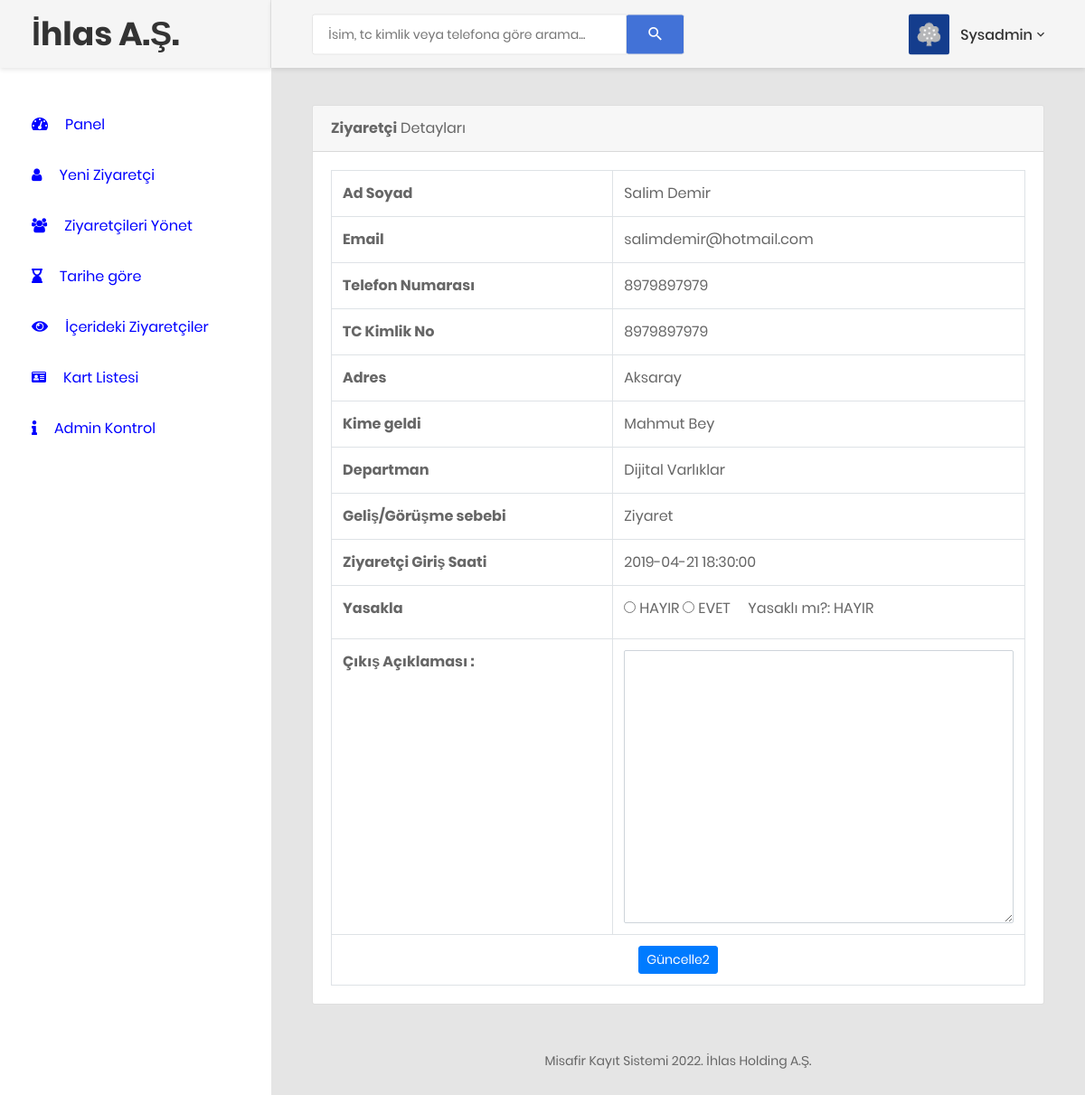
Page /visitor-detail.php?editid=3 (signed in) on the committed database.
### tables this page shows
CREATE TABLE `tblvisitor` (
  `ID` int(5) NOT NULL,
  `FullName` varchar(120) DEFAULT NULL,
  `Kart` char(4) DEFAULT NULL,
  `Email` varchar(120) DEFAULT NULL,
  `MobileNumber` bigint(11) DEFAULT NULL,
  `TcKimlik` char(11) NOT NULL,
  `Address` varchar(250) DEFAULT NULL,
  `WhomtoMeet` varchar(120) DEFAULT NULL,
  `Deptartment` varchar(120) DEFAULT NULL,
  `ReasontoMeet` varchar(120) DEFAULT NULL,
  `EnterDate` timestamp NULL DEFAULT current_timestamp(),
  `remark` varchar(255) DEFAULT NULL,
  `outtime` timestamp NULL DEFAULT NULL ON UPDATE current_timestamp(),
  `Ban` char(6) DEFAULT NULL
);

### visitor-detail.php (the view, shortened to what this page needs)
<?php
include('includes/dbconnection.php');
if (strlen($_SESSION['cvmsaid']==0)) {
  header('location:logout.php');
  } else{
?>
<!DOCTYPE html>
<html lang="tr">
<head>
    <link href="css/font-face.css" rel="stylesheet" media="all">
    <link href="vendor/font-awesome-5/css/fontawesome-all.min.css" rel="stylesheet" media="all">
    <link href="vendor/font-awesome-4.7/css/font-awesome.min.css" rel="stylesheet" media="all">
    <link href="vendor/mdi-font/css/material-design-iconic-font.min.css" rel="stylesheet" media="all">
    <link href="vendor/bootstrap-4.1/bootstrap.min.css" rel="stylesheet" media="all">
    <link href="vendor/animsition/animsition.min.css" rel="stylesheet" media="all">
    <link href="vendor/bootstrap-progressbar/bootstrap-progressbar-3.3.4.min.css" rel="stylesheet" media="all">
    <link href="vendor/wow/animate.css" rel="stylesheet" media="all">
    <link href="vendor/css-hamburgers/hamburgers.min.css" rel="stylesheet" media="all">
    <link href="vendor/slick/slick.css" rel="stylesheet" media="all">
    <link href="vendor/select2/select2.min.css" rel="stylesheet" media="all">
    <link href="vendor/perfect-scrollbar/perfect-scrollbar.css" rel="stylesheet" media="all">
    <link href="css/theme.css" rel="stylesheet" media="all">
</head>
<body class="animsition">
    <div class="page-wrapper">
        <?php include_once('includes/sidebar.php');?>
        <div class="page-container">
            <?php include_once('includes/header.php');?>
            <div class="main-content">
                <div class="section__content section__content--p30">
                    <div class="container-fluid">
                        <div class="row">
                            <div class="col-lg-12">
                                <div class="card">
                                    <div class="card-header">
                                        <strong>Ziyaretçi</strong>  Detayları
                                    </div>
                                    <div class="card-body card-block">
  <?php
 $eid=$_GET['editid'];
$ret=mysqli_query($con,"select * from  tblvisitor where ID='$eid'");
while ($row=mysqli_fetch_array($ret)) {
?><table border="1" class="table table-bordered mg-b-0">
                                            <tr>
    <th>Ad Soyad</th>
    <td><?php  echo $row['FullName'];?></td>
  </tr>
   <tr>
    <th>Email</th>
    <td><?php  echo $row['Email'];?></td>
  </tr>
  <tr>
    <th>Telefon Numarası</th>
    <td><?php  echo $row['MobileNumber'];?></td>
  </tr>
  <tr>
    <th>TC Kimlik No</th>
    <td><?php  echo $row['TcKimlik'];?></td>
  </tr>
  <tr>
    <th>Adres</th>
    <td><?php  echo $row['Address'];?></td>
  </tr>
  <tr>
    <th>Kime geldi</th>
    <td><?php  echo $row['WhomtoMeet'];?></td>
  </tr>
  <tr>
    <th>Departman</th>
    <td><?php  echo $row['Deptartment'];?></td>
  </tr>
  <tr>
    <th>Geliş/Görüşme sebebi</th>
    <td><?php  echo $row['ReasontoMeet'];?></td>
  </tr>
  <tr>
    <th>Ziyaretçi Giriş Saati</th>
    <td><?php  echo $row['EnterDate'];?></td>
  </tr>
<?php if($row['remark']==""){ ?>
    <form method="post">
		<tr>
			<th>Yasakla</th>
			<td>
					<input type="radio" name="ban" value="HAYIR">
					<label>HAYIR </label>
					<input type="radio" name="ban" value="EVET">
					<label>EVET</label>
					&nbsp;&nbsp;&nbsp;&nbsp;Yasaklı mı?: <?php  echo $row['Ban']; ?>
				</td>
		</tr>
         <tr>
    <th>Çıkış Açıklaması :</th>
    <td>
    <textarea name="remark" placeholder="" rows="12" cols="14" class="form-control wd-450" required="true"></textarea></td>
  </tr>
 <tr align="center">
    <td colspan="2"><button type="submit" name="submit2" class="btn btn-primary btn-sm">Güncelle2</button></td>
  </tr>
               </form>
<?php } ?>
</table>
                                    </div>
                                </div>
                        </div>
                            </div>
<?php include_once('includes/footer.php');?>
                </div>
                </div>
            </div>
        </div>
</body>
</html>
<?php }  ?>
<?php }  ?>

### includes/header.php (shortened to what this page needs)
<header class="header-desktop">
                <div class="section__content section__content--p30">
                    <div class="container-fluid">
                        <div class="header-wrap">
                            <form class="form-header" name="search" action="search-visitor.php" method="post">
                                <input class="au-input au-input--xl" type="text" name="searchdata" id="searchdata" placeholder="İsim, tc kimlik veya telefona göre arama..." />
                                <button class="au-btn--submit" type="submit" name="search">
                                    <i class="zmdi zmdi-search"></i>
                                </button>
                            </form>
                            <div class="header-button">
                                 <?php
$adminid=$_SESSION['cvmsaid'];
$ret=mysqli_query($con,"select AdminName from tbladmin where ID='$adminid'");
$row=mysqli_fetch_array($ret);
$name=$row['AdminName'];
?>
                                <div class="account-wrap">
                                    <div class="account-item clearfix js-item-menu">
                                        <div class="image">
                                            <img src="images/icon/avatar-01.jpg" alt="Deneme Görsel" />
                                        </div>
                                        <div class="content">
                                            <a class="js-acc-btn" href="#"><?php echo $name; ?></a>
                                        </div>
                                    </div>
                                </div>
                            </div>
                        </div>
                    </div>
                </div>
            </header>

### includes/footer.php
<div class="row">
                            <div class="col-md-12">
                                <div class="copyright">
                                    <p>Misafir Kayıt Sistemi 2022. İhlas Holding A.Ş.</p>
                                </div>
                            </div>
                        </div>

### rows in the picture
tblvisitor: FullName "Salim Demir", Email "salimdemir@hotmail.com", MobileNumber "8979897979", TcKimlik "8979897979", Address "Aksaray", WhomtoMeet "Mahmut Bey", Deptartment "Dijital Varlıklar", ReasontoMeet "Ziyaret", EnterDate "2019-04-21 18:30:00", Ban "HAYIR"

### other values in the picture
$name "Sysadmin"
